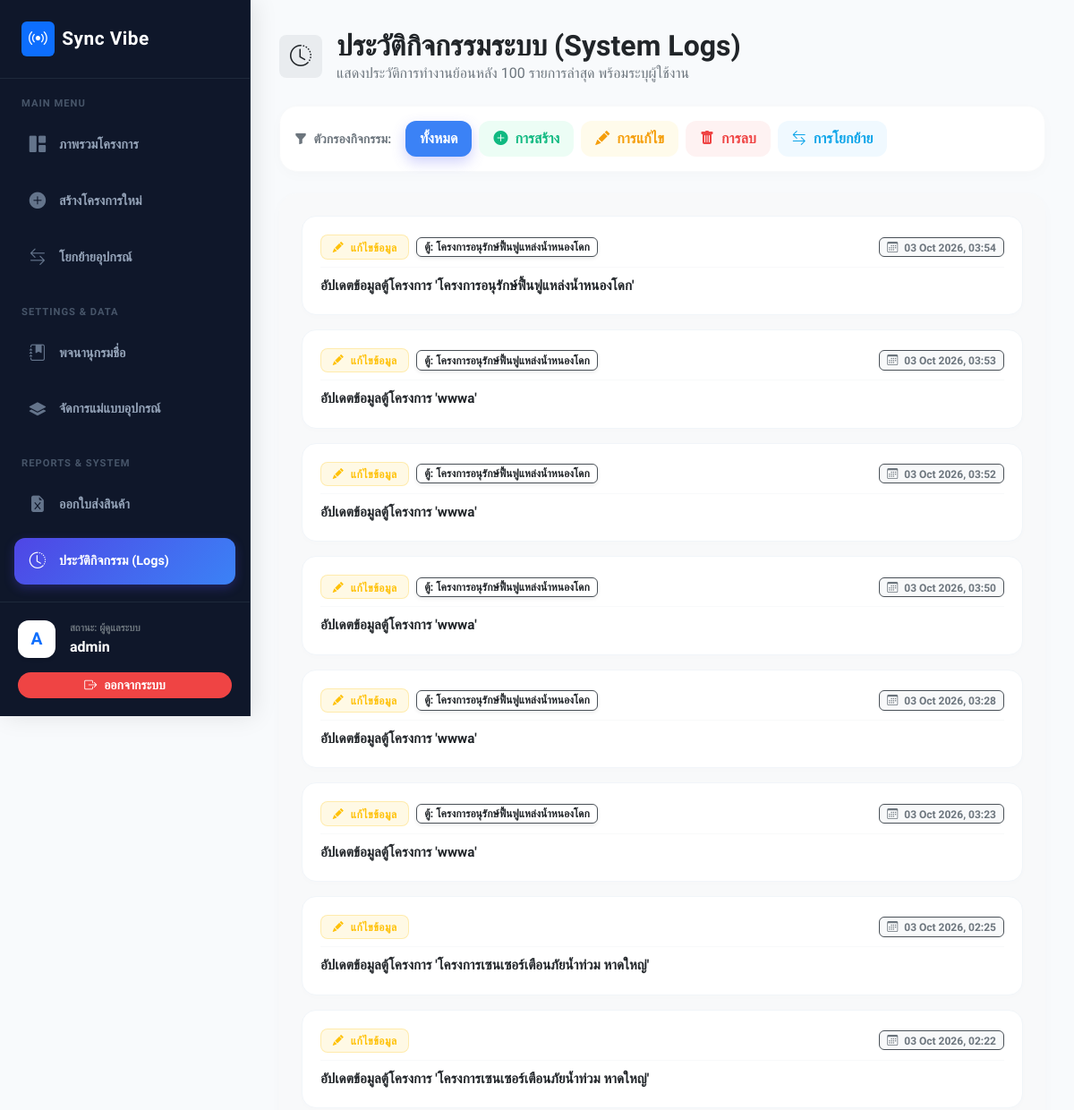
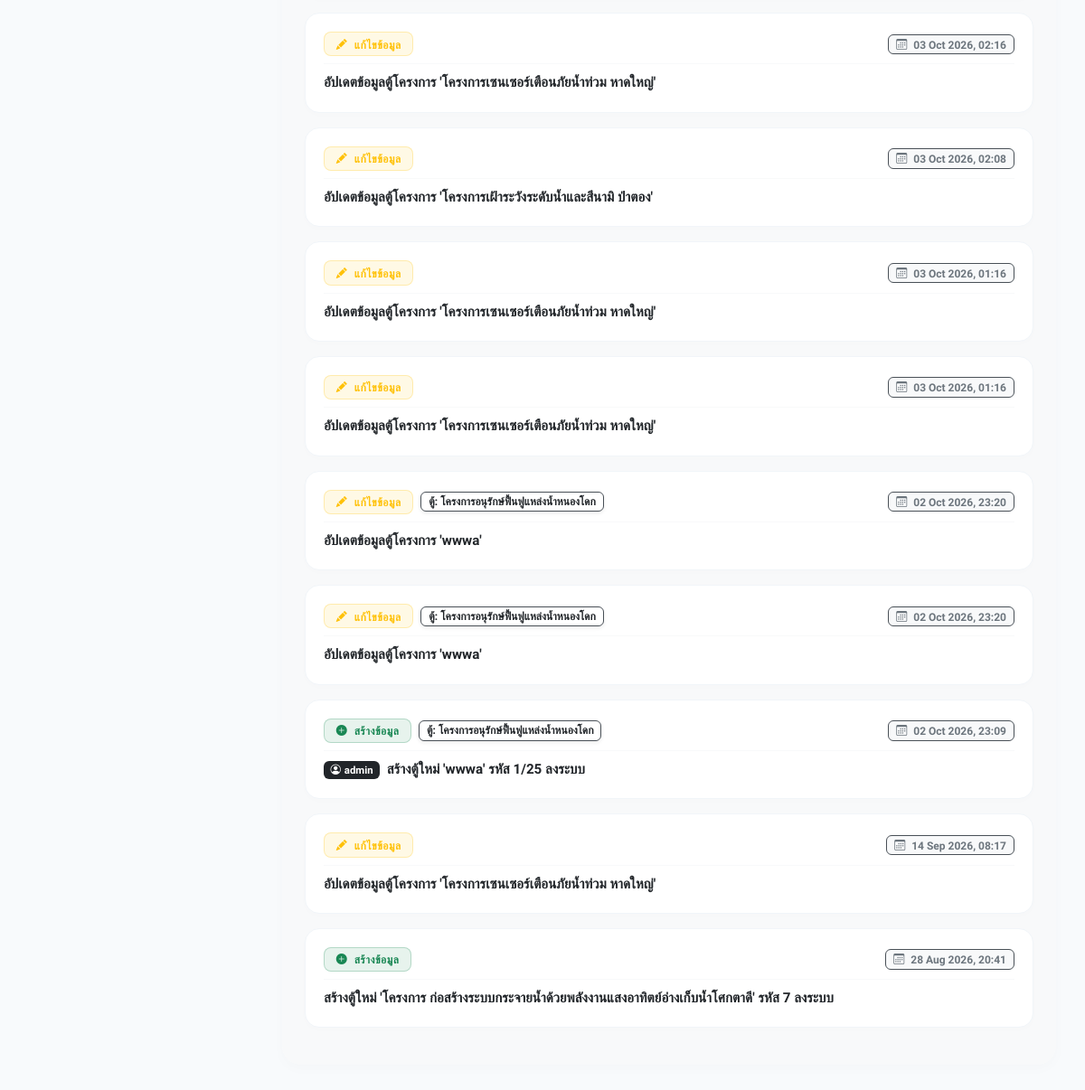
Page /logs.php (signed in) on the committed database (2 pictures, top to bottom).
### tables this page shows
CREATE TABLE `activity_logs` (
  `id` int(11) NOT NULL,
  `project_id` int(11) DEFAULT NULL,
  `action_type` varchar(50) NOT NULL,
  `description` text NOT NULL,
  `created_at` timestamp NOT NULL DEFAULT current_timestamp()
);

CREATE TABLE `projects` (
  `id` int(11) NOT NULL,
  `project_name` varchar(255) NOT NULL,
  `project_tags` varchar(255) DEFAULT NULL,
  `cabinet_id` varchar(100) NOT NULL,
  `region` varchar(50) DEFAULT NULL,
  `is_programmed` tinyint(1) DEFAULT 0,
  `programmer_name` varchar(100) DEFAULT NULL,
  `reverse_ssh_name` varchar(255) DEFAULT NULL,
  `gateway_name` varchar(255) DEFAULT NULL,
  `gateway_code` varchar(255) DEFAULT NULL,
  `installation_date` date DEFAULT NULL,
  `latitude` decimal(10,8) DEFAULT NULL,
  `longitude` decimal(11,8) DEFAULT NULL,
  `address` text DEFAULT NULL,
  `province` varchar(100) DEFAULT NULL,
  `amphure` varchar(100) DEFAULT NULL,
  `tambon` varchar(100) DEFAULT NULL,
  `project_notes` text DEFAULT NULL,
  `has_antenna` tinyint(1) DEFAULT 0,
  `sim_status` enum('not_installed','installed') DEFAULT 'not_installed',
  `sim_number` varchar(50) DEFAULT NULL,
  `sim_serial` varchar(100) DEFAULT NULL,
  `sim_photo_path` varchar(255) DEFAULT NULL,
  `sd_status` enum('not_installed','installed') DEFAULT 'not_installed',
  `sd_capacity_gb` varchar(50) DEFAULT NULL,
  `camera_setup_status` enum('pending','completed') DEFAULT 'pending',
  `is_delivered` tinyint(1) DEFAULT 0,
  `delivery_photo_path` varchar(255) DEFAULT NULL,
  `delivery_timestamp` datetime DEFAULT NULL,
  `created_by` varchar(100) DEFAULT NULL,
  `created_at` timestamp NOT NULL DEFAULT current_timestamp()
);

### logs.php (the view, shortened to what this page needs)
<?php
require_once 'config.php';
$filter = $_GET['filter'] ?? 'ALL';
$where_clause = "";
$sql = "SELECT l.*, p.project_name FROM activity_logs l LEFT JOIN projects p ON l.project_id = p.id {$where_clause} ORDER BY l.id DESC LIMIT 100";
$result = $conn->query($sql);
?>
<!DOCTYPE html>
<html lang="th" data-bs-theme="dark">
<head>
    <link href="https://cdn.jsdelivr.net/npm/bootstrap@5.3.2/dist/css/bootstrap.min.css" rel="stylesheet">
    <link href="https://cdn.jsdelivr.net/npm/bootstrap-icons@1.11.1/font/bootstrap-icons.css" rel="stylesheet">
    <link rel="stylesheet" href="style.css">
</head>
<body>
    <div class="app-container">
        <?php include 'sidebar.php'; ?>
        <main class="main-content">
            <div class="mb-4 animate-fade-up">
                <div class="d-flex align-items-center gap-3 mb-2">
                    <div class="bg-secondary bg-opacity-10 text-dark rounded-3 d-flex justify-content-center align-items-center" style="width: 48px; height: 48px; font-size: 1.5rem;">
                        <i class="bi bi-clock-history"></i>
                    </div>
                    <div>
                        <h2 class="fw-bold text-dark m-0">ประวัติกิจกรรมระบบ (System Logs)</h2>
                        <p class="text-secondary m-0">แสดงประวัติการทำงานย้อนหลัง 100 รายการล่าสุด พร้อมระบุผู้ใช้งาน</p>
                    </div>
                </div>
            </div>
            <div class="card card-custom p-3 mb-4 d-flex flex-row gap-2 flex-wrap align-items-center border border-light animate-fade-up" style="animation-delay: 0.1s;">
                <span class="text-secondary small fw-bold text-uppercase me-2"><i class="bi bi-funnel-fill me-1"></i> ตัวกรองกิจกรรม:</span>
                <a href="logs.php?filter=ALL" class="badge-filter <?= $filter === 'ALL' ? 'btn-primary' : 'btn-outline-primary' ?>">ทั้งหมด</a>
                <a href="logs.php?filter=CREATE_PROJECT" class="badge-filter <?= $filter === 'CREATE_PROJECT' ? 'btn-success' : 'btn-outline-success' ?>"><i class="bi bi-plus-circle-fill"></i> การสร้าง</a>
                <a href="logs.php?filter=UPDATE_PROJECT" class="badge-filter <?= $filter === 'UPDATE_PROJECT' ? 'btn-warning' : 'btn-outline-warning' ?>"><i class="bi bi-pencil-fill"></i> การแก้ไข</a>
                <a href="logs.php?filter=DELETE_PROJECT" class="badge-filter <?= $filter === 'DELETE_PROJECT' ? 'btn-danger' : 'btn-outline-danger' ?>"><i class="bi bi-trash-fill"></i> การลบ</a>
                <a href="logs.php?filter=TRANSFER_EQUIPMENT" class="badge-filter <?= $filter === 'TRANSFER_EQUIPMENT' ? 'btn-info' : 'btn-outline-info' ?>"><i class="bi bi-arrow-left-right"></i> การโยกย้าย</a>
            </div>
            <div class="card card-custom p-4 bg-light border border-light animate-fade-up" style="animation-delay: 0.2s;">
                <?php if ($result && $result->num_rows > 0): ?>
                    <?php while($log = $result->fetch_assoc()): ?>
                        <?php
                            $badge_class = 'bg-secondary bg-opacity-10 text-secondary border-secondary';
                            $badge_label = $log['action_type'];
                            $icon = 'bi-info-circle-fill';
                            switch ($log['action_type']) {
                                case 'CREATE_PROJECT':
                                    $badge_class = 'bg-success bg-opacity-10 text-success border border-success border-opacity-25';
                                    $badge_label = 'สร้างข้อมูล';
                                    $icon = 'bi-plus-circle-fill';
                                    break;
                                case 'UPDATE_PROJECT':
                                    $badge_class = 'bg-warning bg-opacity-10 text-warning border border-warning border-opacity-25';
                                    $badge_label = 'แก้ไขข้อมูล';
                                    $icon = 'bi-pencil-fill';
                                    break;
                            }
                        ?>
                        <div class="log-item">
                            <div class="d-flex justify-content-between align-items-center mb-2 pb-2 border-bottom border-light">
                                <div class="d-flex align-items-center gap-2">
                                    <span class="badge badge-log <?= $badge_class ?>"><i class="bi <?= $icon ?> me-1"></i> <?= $badge_label ?></span>
                                    <?php if ($log['project_name']): ?>
                                        <span class="badge bg-white text-dark border shadow-sm fw-bold">ตู้: <?= htmlspecialchars($log['project_name']) ?></span>
                                    <?php endif; ?>
                                </div>
                                <span class="badge bg-light text-secondary border px-2 py-1"><i class="bi bi-calendar3 me-1"></i> <?= date('d M Y, H:i', strtotime($log['created_at'])) ?></span>
                            </div>
                            <?php
                                $desc = htmlspecialchars($log['description']);
                                $desc = preg_replace('/\[(.*?)\]/', '<span class="badge bg-dark text-white me-1"><i class="bi bi-person-circle me-1"></i>$1</span>', $desc);
                            ?>
                            <div class="text-dark fw-bold" style="font-size: 0.95rem; line-height: 1.6;">
                                <?= $desc ?>
                            </div>
                        </div>
                    <?php endwhile; ?>
                <?php endif; ?>
            </div>
        </main>
    </div>
</body>
</html>

### style.css (style rules this page uses)
body { background-color: #f6f8fd; color: #1e293b; font-family: 'Prompt', sans-serif; min-height: 100vh; margin: 0; overflow-x: hidden; position: relative; }
.app-container { display: flex; min-height: 100vh; width: 100%; position: relative; z-index: 1; }
.main-content { margin-left: 280px; flex-grow: 1; padding: 3rem 4rem; max-width: 1600px; }
.animate-fade-up { animation: fadeUp 0.6s cubic-bezier(0.16, 1, 0.3, 1) forwards; opacity: 0; }
.card-custom { background: rgba(255, 255, 255, 0.95); backdrop-filter: blur(15px); border: 1px solid rgba(255,255,255,1); border-radius: 20px; box-shadow: 0 10px 40px rgba(111, 114, 185, 0.06); transition: transform 0.3s ease; }
.btn-primary { background: linear-gradient(135deg, #6366f1 0%, #3b82f6 100%); border: none; border-radius: 12px; font-weight: 600; padding: 0.7rem 1.8rem; box-shadow: 0 6px 15px rgba(99, 102, 241, 0.3); transition: all 0.3s ease; color: #fff; }

### logs.php (style rules this page uses)
body { background-color: #f8fafc; color: #1e293b; }
.card-custom { border: none; border-radius: 1.25rem; box-shadow: 0 4px 15px rgba(0,0,0,0.02); transition: all 0.3s cubic-bezier(0.4, 0, 0.2, 1); background: #ffffff; }
.log-item { background: #ffffff; border: 1px solid #f1f5f9; padding: 1.25rem; border-radius: 1rem; margin-bottom: 1rem; transition: all 0.2s ease; box-shadow: 0 2px 10px rgba(0,0,0,0.01); }
.badge-filter { padding: 0.5rem 1rem; border-radius: 0.75rem; font-weight: 600; cursor: pointer; transition: all 0.2s; text-decoration: none; display: inline-flex; align-items: center; gap: 0.5rem; }
.btn-outline-primary:hover, .btn-primary { background: #3b82f6; color: white; border-color: #3b82f6; }
.btn-outline-success { color: #10b981; border-color: #a7f3d0; background: #ecfdf5; }
.btn-outline-warning { color: #f59e0b; border-color: #fde68a; background: #fffbeb; }
.btn-outline-danger { color: #ef4444; border-color: #fecaca; background: #fef2f2; }
.btn-outline-info { color: #0ea5e9; border-color: #bae6fd; background: #f0f9ff; }
.badge-log { padding: 0.4rem 0.8rem; border-radius: 0.5rem; font-weight: 600; font-size: 0.75rem; letter-spacing: 0.5px; }

### sidebar.php (style rules this page uses)
.main-content { margin-left: 280px; padding: 2rem; min-height: 100vh; }

### rows in the picture
activity_logs: action_type "แก้ไขข้อมูล", project.project_name "โครงการอนุรักษ์ฟื้นฟูแหล่งน้ำหนองโดก", created_at "03 Oct 2026, 03:54", description "อัปเดตข้อมูลตู้โครงการ 'โครงการอนุรักษ์ฟื้นฟูแหล่งน้ำหนองโดก'"
activity_logs: action_type "แก้ไขข้อมูล", project.project_name "โครงการอนุรักษ์ฟื้นฟูแหล่งน้ำหนองโดก", created_at "03 Oct 2026, 03:53", description "อัปเดตข้อมูลตู้โครงการ 'wwwa'"
activity_logs: action_type "แก้ไขข้อมูล", project.project_name "โครงการอนุรักษ์ฟื้นฟูแหล่งน้ำหนองโดก", created_at "03 Oct 2026, 03:52", description "อัปเดตข้อมูลตู้โครงการ 'wwwa'"
activity_logs: action_type "แก้ไขข้อมูล", project.project_name "โครงการอนุรักษ์ฟื้นฟูแหล่งน้ำหนองโดก", created_at "03 Oct 2026, 03:50", description "อัปเดตข้อมูลตู้โครงการ 'wwwa'"
activity_logs: action_type "แก้ไขข้อมูล", project.project_name "โครงการอนุรักษ์ฟื้นฟูแหล่งน้ำหนองโดก", created_at "03 Oct 2026, 03:28", description "อัปเดตข้อมูลตู้โครงการ 'wwwa'"
activity_logs: action_type "แก้ไขข้อมูล", project.project_name "โครงการอนุรักษ์ฟื้นฟูแหล่งน้ำหนองโดก", created_at "03 Oct 2026, 03:23", description "อัปเดตข้อมูลตู้โครงการ 'wwwa'"
activity_logs: action_type "แก้ไขข้อมูล", created_at "03 Oct 2026, 02:25", description "อัปเดตข้อมูลตู้โครงการ 'โครงการเซนเซอร์เตือนภัยน้ำท่วม หาดใหญ่'"
activity_logs: action_type "แก้ไขข้อมูล", created_at "03 Oct 2026, 02:22", description "อัปเดตข้อมูลตู้โครงการ 'โครงการเซนเซอร์เตือนภัยน้ำท่วม หาดใหญ่'"
activity_logs: action_type "แก้ไขข้อมูล", created_at "03 Oct 2026, 02:16", description "อัปเดตข้อมูลตู้โครงการ 'โครงการเซนเซอร์เตือนภัยน้ำท่วม หาดใหญ่'"
activity_logs: action_type "แก้ไขข้อมูล", created_at "03 Oct 2026, 02:08", description "อัปเดตข้อมูลตู้โครงการ 'โครงการเฝ้าระวังระดับน้ำและสึนามิ ป่าตอง'"
activity_logs: action_type "แก้ไขข้อมูล", created_at "03 Oct 2026, 01:16", description "อัปเดตข้อมูลตู้โครงการ 'โครงการเซนเซอร์เตือนภัยน้ำท่วม หาดใหญ่'"
activity_logs: action_type "แก้ไขข้อมูล", created_at "03 Oct 2026, 01:16", description "อัปเดตข้อมูลตู้โครงการ 'โครงการเซนเซอร์เตือนภัยน้ำท่วม หาดใหญ่'"
activity_logs: action_type "แก้ไขข้อมูล", project.project_name "โครงการอนุรักษ์ฟื้นฟูแหล่งน้ำหนองโดก", created_at "02 Oct 2026, 23:20", description "อัปเดตข้อมูลตู้โครงการ 'wwwa'"
activity_logs: action_type "แก้ไขข้อมูล", project.project_name "โครงการอนุรักษ์ฟื้นฟูแหล่งน้ำหนองโดก", created_at "02 Oct 2026, 23:20", description "อัปเดตข้อมูลตู้โครงการ 'wwwa'"
activity_logs: action_type "สร้างข้อมูล", project.project_name "โครงการอนุรักษ์ฟื้นฟูแหล่งน้ำหนองโดก", created_at "02 Oct 2026, 23:09", description "admin สร้างตู้ใหม่ 'wwwa' รหัส 1/25 ลงระบบ"
activity_logs: action_type "แก้ไขข้อมูล", created_at "14 Sep 2026, 08:17", description "อัปเดตข้อมูลตู้โครงการ 'โครงการเซนเซอร์เตือนภัยน้ำท่วม หาดใหญ่'"
activity_logs: action_type "สร้างข้อมูล", created_at "28 Aug 2026, 20:41", description "สร้างตู้ใหม่ 'โครงการ ก่อสร้างระบบกระจายน้ำด้วยพลังงานแสงอาทิตย์อ่างเก็บน้ำโศกตาดี' รหัส 7 ลงระบบ"

### other values in the picture
substr($_SESSION['username'], 0, 1) "A"
$_SESSION['username'] "admin"
